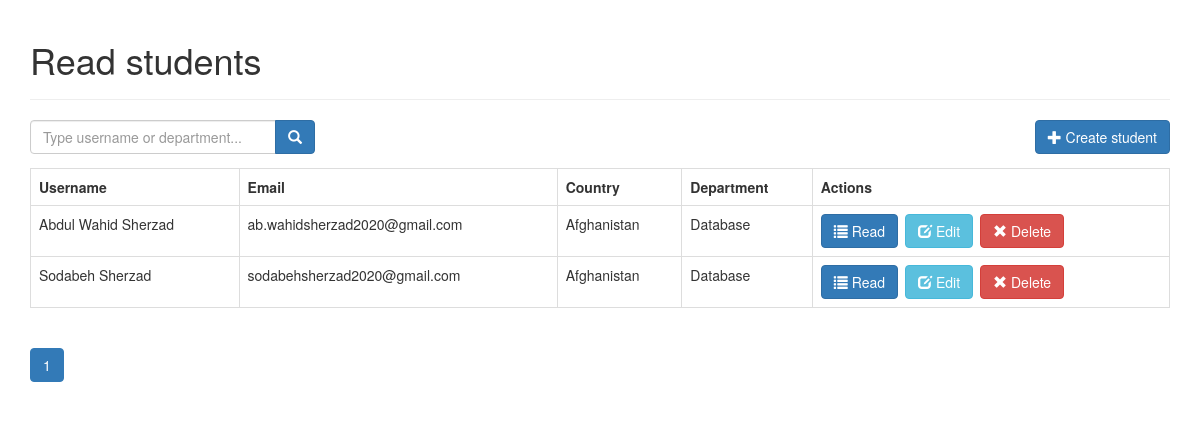
The page / on the database its author committed.
### tables this page shows
CREATE TABLE IF NOT EXISTS `students` (
  `id` int(11) NOT NULL AUTO_INCREMENT,
  `first_name` varchar(32) NOT NULL,
  `last_name` varchar(55) NOT NULL,
  `username` varchar(55) NOT NULL,
  `department_id` int(11) NOT NULL,
  `created` datetime NOT NULL,
  `modified` timestamp NOT NULL DEFAULT CURRENT_TIMESTAMP,
  `image` varchar(250) DEFAULT NULL,
  `address` varchar(255) DEFAULT NULL,
  `email` varchar(55) DEFAULT NULL,
  `country` varchar(55) DEFAULT NULL,
  `phone` varchar(12) DEFAULT NULL,
  `password` varchar(55) DEFAULT NULL,
  PRIMARY KEY (`id`)
);

CREATE TABLE IF NOT EXISTS `departments` (
  `id` int(11) NOT NULL AUTO_INCREMENT,
  `name` varchar(256) NOT NULL,
  `created` datetime NOT NULL,
  `modified` timestamp NOT NULL DEFAULT CURRENT_TIMESTAMP,
  PRIMARY KEY (`id`)
);

### index.php (called while the page is built, shortened)
<?php
include_once 'config/core.php';
include_once 'config/database.php';
include_once 'objects/student.php';
include_once 'objects/department.php';
$database = new Database();
$db = $database->getConnection();
$student = new student($db);
$department = new department($db);
include_once "header.php";
$stmt = $student->readAll($from_record_num, $records_per_page);
$total_rows=$student->countAll();
include_once "read_template.php";
include_once "footer.php";
?>

### objects/student.php (called while the page is built, shortened)
<?php
class Student
{
    private $conn;
    private $table_name = "students";
    public function __construct($db)
    {
        $this->conn = $db;
    }
    public function readAll($from_record_num, $records_per_page)
    {
        $query = "SELECT
                    id, first_name, last_name, username, department_id,
                    image, address, email, country, phone
                FROM
                    " . $this->table_name . "
                ORDER BY
                    username ASC
                LIMIT
                    {$from_record_num}, {$records_per_page}";
        $stmt = $this->conn->prepare($query);
        $stmt->execute();
        return $stmt;
    }
    public function countAll()
    {
        $query = "SELECT id FROM " . $this->table_name . "";
        $stmt = $this->conn->prepare($query);
        $stmt->execute();
        $num = $stmt->rowCount();
        return $num;
    }
}

### config/core.php (called while the page is built)
<?php
$page = isset($_GET['page']) ? $_GET['page'] : 1;
$records_per_page = 5;
$from_record_num = ($records_per_page * $page) - $records_per_page;

### objects/department.php (called while the page is built, shortened)
<?php
class Department
{
    private $conn;
    private $table_name = "departments";
    public $id;
    public function __construct($db)
    {
        $this->conn = $db;
    }
    public function readName()
    {
        $query = "SELECT name FROM " . $this->table_name . " WHERE id = ? limit 0,1";
        $stmt = $this->conn->prepare($query);
        $stmt->bindParam(1, $this->id);
        $stmt->execute();
        $row = $stmt->fetch(PDO::FETCH_ASSOC);
        $this->name = $row['name'];
    }
}

### read_template.php (the view)
<?php
echo "<form role='search' action='search.php'>";
    echo "<div class='input-group col-md-3 pull-left margin-right-1em'>";
        $search_value=isset($search_term) ? "value='{$search_term}'" : "";
        echo "<input type='text' class='form-control' placeholder='Type username or department...' name='s' id='srch-term' required {$search_value} />";
        echo "<div class='input-group-btn'>";
            echo "<button class='btn btn-primary' type='submit'><i class='glyphicon glyphicon-search'></i></button>";
        echo "</div>";
    echo "</div>";
echo "</form>";
echo "<div class='right-button-margin'>";
    echo "<a href='create_student.php' class='btn btn-primary pull-right'>";
        echo "<span class='glyphicon glyphicon-plus'></span> Create student";
    echo "</a>";
echo "</div>";
if($total_rows>0){
    echo "<table class='table table-hover table-responsive table-bordered'>";
        echo "<tr>";
            echo "<th>Username</th>";
            echo "<th>Email</th>";
            echo "<th>Country</th>";
            echo "<th>Department</th>";
            echo "<th>Actions</th>";
        echo "</tr>";
        while ($row = $stmt->fetch(PDO::FETCH_ASSOC)){
            extract($row);
            echo "<tr>";
                echo "<td>{$username}</td>";
                echo "<td>{$email}</td>";
                echo "<td>{$country}</td>";
                echo "<td>";
                    $department->id = $department_id;
                    $department->readName();
                    echo $department->name;
                echo "</td>";
                echo "<td>";
                    echo "<a href='read_one.php?id={$id}' class='btn btn-primary left-margin'>";
                        echo "<span class='glyphicon glyphicon-list'></span> Read";
                    echo "</a>";
                    echo "<a href='update_student.php?id={$id}' class='btn btn-info left-margin'>";
                        echo "<span class='glyphicon glyphicon-edit'></span> Edit";
                    echo "</a>";
                    echo "<a delete-id='{$id}' class='btn btn-danger delete-object'>";
                        echo "<span class='glyphicon glyphicon-remove'></span> Delete";
                    echo "</a>";
                echo "</td>";
            echo "</tr>";
        }
    echo "</table>";
    include_once 'paging.php';
}
else{
    echo "<div class='alert alert-danger'>No students found.</div>";
}
?>

### header.php (style rules this page uses)
.left-margin { margin:0 .5em 0 0; }
.right-button-margin { margin: 0 0 1em 0; overflow: hidden; }

### rows shown on the page
students: username "Abdul Wahid Sherzad", email "ab.wahidsherzad2020@gmail.com", country "Afghanistan", department.name "Database"
students: username "Sodabeh Sherzad", email "sodabehsherzad2020@gmail.com", country "Afghanistan", department.name "Database"

### other values the page prints
$page_title "Read students"
